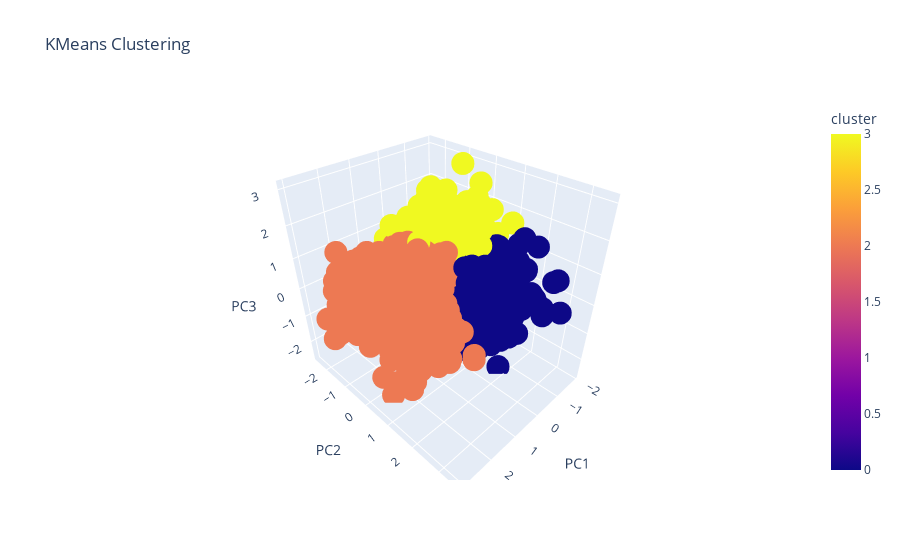

Notebook code for this chart:
### Markdown cell above
#### <a id='toc1_4_1_3_'></a>[_RobustScaler_](#toc0_)

### Code cell
from sklearn.preprocessing import RobustScaler

robustScaler = RobustScaler()

data_robust = robustScaler.fit_transform(personality_data[cols])

kmeansRobust = KMeans(n_clusters=k,n_init=10)

kmeansRobust.fit(data_robust)

labels_robust = kmeansRobust.labels_

cluster_centers_robust = kmeansRobust.cluster_centers_


generate2DGraph(data_robust,cluster_centers_robust,labels_robust)
generate3DGraph(data_robust,cluster_centers_robust,labels_robust)
generateInteractive3DGraph(data_robust,labels_robust)


silhouette_score(data_robust,labels_robust)

### Figure 1 — Plotly figure (JSON) as saved in the notebook; plotly's stock layout.template omitted (floating-point values rounded to 4 significant figures; data arrays with more than 128 entries replaced by an {"elided": "..."} marker saying what was removed)
{"data": [{"hovertemplate": "PC1=%{x}<br>PC2=%{y}<br>PC3=%{z}<br>cluster=%{marker.color}<extra></extra>", "legendgroup": "", "marker": {"color": {"elided": "1834 int values"}, "coloraxis": "coloraxis", "symbol": "circle"}, "mode": "markers", "name": "", "scene": "scene", "showlegend": false, "type": "scatter3d", "x": {"elided": "1834 float values"}, "y": {"elided": "1834 float values"}, "z": {"elided": "1834 float values"}}], "layout": {"coloraxis": {"colorbar": {"title": {"text": "cluster"}}, "colorscale": [[0, "#0d0887"], [0.1111, "#46039f"], [0.2222, "#7201a8"], [0.3333, "#9c179e"], [0.4444, "#bd3786"], [0.5556, "#d8576b"], [0.6667, "#ed7953"], [0.7778, "#fb9f3a"], [0.8889, "#fdca26"], [1, "#f0f921"]]}, "legend": {"tracegroupgap": 0}, "scene": {"domain": {"x": [0, 1], "y": [0, 1]}, "xaxis": {"title": {"text": "PC1"}}, "yaxis": {"title": {"text": "PC2"}}, "zaxis": {"title": {"text": "PC3"}}}, "title": {"text": "KMeans Clustering"}}}
